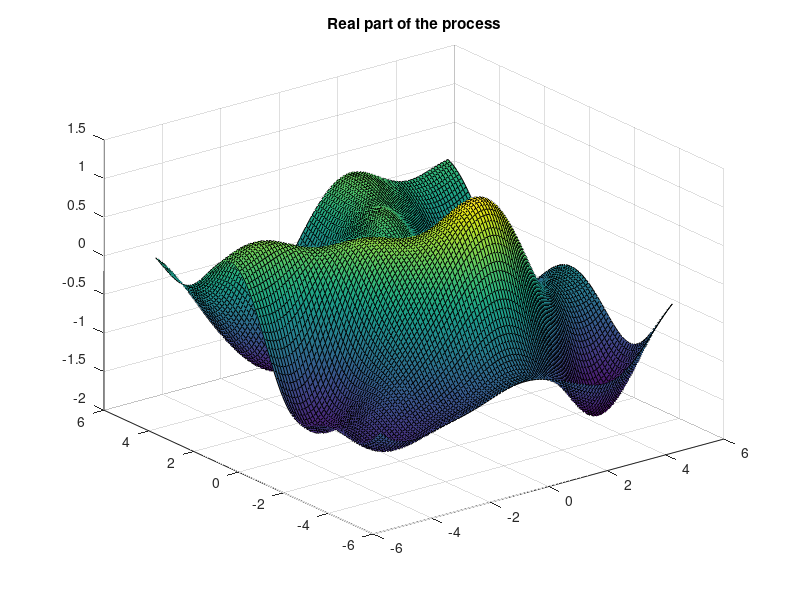
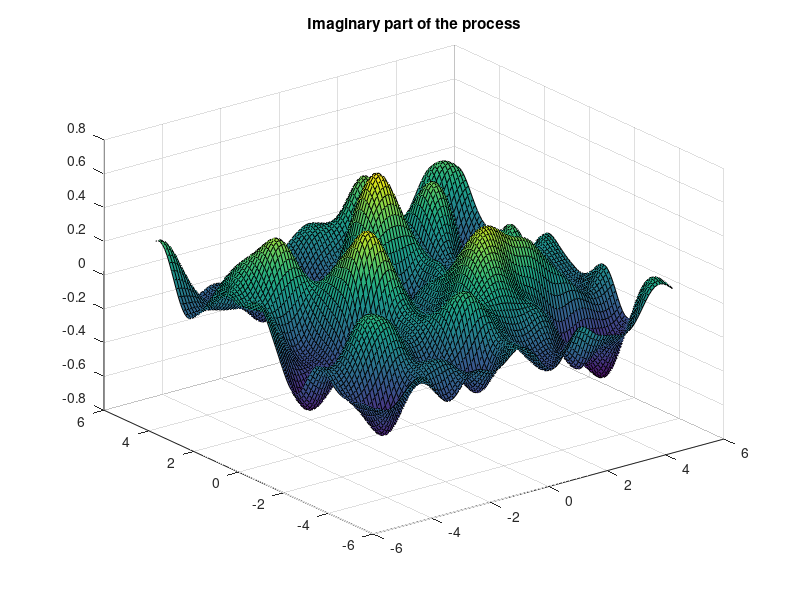

These figures' MATLAB source, in order: (Note: this script raises an error after producing the figures.)
% =========================================================================
% MATLAB Code for:
% "A Novel Online Censoring-Based Generalized Complex-Valued Kernel LMS"
% Authors: Buket Çolak Güvenç and Engin Cemal Mengüç
% Journal: IEEE Signal Processing Letters
%
% Experiment B: A Random Process Filtered
% This script compares gCKLMS and the proposed OC-gCKLMS.
% =========================================================================

clc
clear all
close all

%% Random seed
semilla = 99;
rng(semilla)

%% Grid and process setup
T = 100;
Np = T^2;
limiteXmn = -5;
limiteXmx = 5;

Xr = linspace(limiteXmn,limiteXmx,T);
Xi = linspace(limiteXmn,limiteXmx,T);
Xmt = Xr'*ones(1,T) + 1i*ones(T,1)*Xi;

x = reshape(Xmt,Np,1);          
rndIDX = randperm(T^2);
x = x(rndIDX);

%% Channel / filter parameters
g1 = 3;
g2 = 0.5;
v1 = 2;
v2 = 1;

H1 = v1*exp(-(abs(Xmt).^2)/g1) + v2*1i*exp(-(abs(Xmt).^2)/g2);
H1 = H1/norm(H1);

%% Error accumulators
e2T = zeros(1,Np);
e4T = e2T;

%% Number of trials
pruebas = 1;

%% Loop over trials
for t = 1:pruebas
    disp('-------------------------------------------------------------------');
    disp(['TEST NUMBER : ', num2str(t)]);
    disp('-------------------------------------------------------------------');

    %% Generate random input
    sr = randn(T,T);
    Y = conv2(H1,sr,'same');

    %% Visualization of the process
    figure(1)
    surf(Xr',Xi',real(Y))
    title('Real part of the process')

    figure(2)
    surf(Xr',Xi',imag(Y))
    title('Imaginary part of the process')

    %% Desired output
    y = reshape(Y,Np,1);
    d = y(rndIDX);

    %% Additive noise
    SNR = 15;
    vn = var(d)/(10^(SNR/10));
    noise = sqrt(vn/2)*(randn(length(y),1)+1j*randn(length(y),1));
    y = d + noise;

    %% Kernel hyperparameters
    bestSig3 = 1.73;
    bestSig4 = 0.58;
    bestSig5 = 1.11;
    bestv   = 0.18;

    %% Step-sizes
    mu1 = 0.1;
    mu2 = 0.1;
    mu3 = 0.1;

    %% Kernel matrix
    X = kron(x,ones(1,Np));
    XX = abs(X-X.').^2;

    %% =========================
    %% CASE 2: gCKLMS (v ≠ 0)
    %% =========================
    K3 = exp(-XX/(bestSig3^2)); 
    K4 = exp(-XX/(bestSig4^2));
    K5 = exp(-XX/(bestSig5^2));

    e2 = zeros(1,Np);
    y3 = e2;
    a = e2;
    b = e2;
    c = e2;

    e2(1) = y(1);
    y3(1) = y(1);
    a(1) = 2*mu1*real(e2(1))/abs(K3(1,1)+1e-6);
    b(1) = 2*1i*mu2*imag(e2(1))/abs(K4(1,1)+1e-6);
    c(1) = bestv*mu3*(imag(e2(1))+1i*real(e2(1)))/abs(K5(1,1)+1e-6);

    tic
    for k1 = 2:Np
       y3(k1) = (a(1:k1-1)*K3(1:k1-1,k1) + ...
                 b(1:k1-1)*K4(1:k1-1,k1) + ...
                 c(1:k1-1)*K5(1:k1-1,k1));
       e2(k1) = y(k1) - y3(k1);
       a(k1) = 2*mu1*real(e2(k1))/abs(K3(k1,k1)+1e-6);
       b(k1) = 2*1i*mu2*imag(e2(k1))/abs(K4(k1,k1)+1e-6);
       c(k1) = bestv*mu3*(imag(e2(k1))+1i*real(e2(k1)))/abs(K5(k1,k1)+1e-6);
    end
    t2(t) = toc;
    e2T = e2T + (real(e2).^2 + imag(e2).^2);

    %% =========================
    %% CASE 4: OC-gCKLMS (v ≠ 0)
    %% =========================
    K6 = exp(-XX/(bestSig3^2)); 
    K7 = exp(-XX/(bestSig4^2));
    K8 = exp(-XX/(bestSig5^2));

    e4 = zeros(1,Np);
    e4(1) = d(1);

    a(1) = 2*mu1*real(e4(1))/abs(K6(1,1)+1e-6);
    b(1) = 1i*2*mu2*imag(e4(1))/abs(K7(1,1)+1e-6);
    c(1) = bestv*mu3*(imag(e4(1))+1i*real(e4(1)))/abs(K8(1,1)+1e-6);

    %% Online censoring parameters
    beta   = 0.95;
    var_e  = abs(e4(1))^2;
    a = []; b = []; c = [];
    update = 0;
    idx = [];
    mu_tau = 0.1;
    tau    = 0;
    Pce    = 0.5;

    tic
    for k1 = 2:Np
        if ~isempty(idx)
            e4(k1) = d(k1) - (a*K6(idx,k1) + b*K7(idx,k1) + c*K8(idx,k1));
        else
            e4(k1) = d(k1);
        end

        var_e = beta*var_e + (1-beta)*abs(e4(k1))^2;
        phi   = tau*sqrt(var_e);

        if abs(e4(k1)) >= phi
            a = [a, 2*mu1*real(e4(k1))/abs(K6(k1,k1)+1e-6)];
            b = [b, 1i*2*mu2*imag(e4(k1))/abs(K7(k1,k1)+1e-6)];
            c = [c, bestv*mu3*(imag(e4(k1))+1i*real(e4(k1)))/abs(K8(k1,k1)+1e-6)];
            tau = tau + mu_tau*Pce;
            idx = [idx, k1];
            update = update + 1;
        else
            tau = tau - mu_tau*(1-Pce);
        end
    end
    t4(t) = toc;
    e4T = e4T + (real(e4).^2 + imag(e4).^2);
    Pup(t) = update;
end

%% =========================
%% Post-processing
%% =========================

Pce

e2T = e2T / pruebas;
e4T = e4T / pruebas;

t_gCKLMS_v   = sum(t2)/pruebas;
tOC_gCKLMS_v = sum(t4)/pruebas;

reduction_in_time = t_gCKLMS_v - tOC_gCKLMS_v;
reduction_in_time_percent = (reduction_in_time / t_gCKLMS_v) * 100;
fprintf('OC stratejisi süreyi %.2f%% azaltmıştır.\n', reduction_in_time_percent)

update_OC_gCKLMS = (sum(Pup)/pruebas)/Np
actual_update     = 1 - Pce



%% MSE calculation
K = length(e2T);
MSE_gCKLMS_v_dB    = 10*log10(sum_mean_val2(abs(e2T).^2,K));
MSE_OC_gCKLMS_v_dB = 10*log10(sum_mean_val2(abs(e4T).^2,K));

%% Plot MSE comparison
figure(3)
plot(MSE_gCKLMS_v_dB,'k','LineWidth',2);
hold on
plot(MSE_OC_gCKLMS_v_dB,'r','LineWidth',2);
legend('gCKLMS','OC-gCKLMS');
xlabel('Number of samples');
ylabel('Averaged MSE (dB)');
grid on

%% Final MSE values
MSE_gCKLMS_v_dB_final    = MSE_gCKLMS_v_dB(end);
MSE_OC_gCKLMS_v_dB_final = MSE_OC_gCKLMS_v_dB(end);

fprintf('\n--- Ortalama MSE (dB, kümülatif ortalama ile) ---\n');
fprintf('gCKLMS    %.4f dB\n', MSE_gCKLMS_v_dB_final)
fprintf('OC-gCKLMS (v ≠ 0):   %.4f dB\n', MSE_OC_gCKLMS_v_dB_final)
